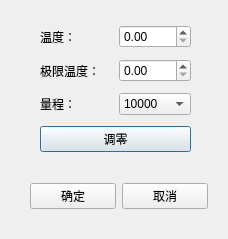
<?xml version="1.0" encoding="UTF-8"?>
<ui version="4.0">
 <class>Dialog</class>
 <widget class="QDialog" name="Dialog">
  <property name="geometry">
   <rect>
    <x>0</x>
    <y>0</y>
    <width>228</width>
    <height>239</height>
   </rect>
  </property>
  <property name="windowTitle">
   <string>检测器FID设定</string>
  </property>
  <widget class="QWidget" name="">
   <property name="geometry">
    <rect>
     <x>40</x>
     <y>20</y>
     <width>151</width>
     <height>137</height>
    </rect>
   </property>
   <layout class="QVBoxLayout" name="verticalLayout">
    <item>
     <layout class="QHBoxLayout" name="horizontalLayout">
      <item>
       <widget class="QLabel" name="label">
        <property name="text">
         <string>温度：</string>
        </property>
       </widget>
      </item>
      <item>
       <widget class="QDoubleSpinBox" name="doubleSpinBox"/>
      </item>
     </layout>
    </item>
    <item>
     <layout class="QHBoxLayout" name="horizontalLayout_2">
      <item>
       <widget class="QLabel" name="label_2">
        <property name="text">
         <string>极限温度：</string>
        </property>
       </widget>
      </item>
      <item>
       <widget class="QDoubleSpinBox" name="doubleSpinBox_2"/>
      </item>
     </layout>
    </item>
    <item>
     <layout class="QHBoxLayout" name="horizontalLayout_3">
      <item>
       <widget class="QLabel" name="label_3">
        <property name="text">
         <string>量程：</string>
        </property>
       </widget>
      </item>
      <item>
       <widget class="QComboBox" name="comboBox">
        <item>
         <property name="text">
          <string>10000</string>
         </property>
        </item>
        <item>
         <property name="text">
          <string>1000</string>
         </property>
        </item>
        <item>
         <property name="text">
          <string>100</string>
         </property>
        </item>
       </widget>
      </item>
     </layout>
    </item>
    <item>
     <widget class="QPushButton" name="pushButton">
      <property name="text">
       <string>调零</string>
      </property>
     </widget>
    </item>
   </layout>
  </widget>
  <widget class="QWidget" name="">
   <property name="geometry">
    <rect>
     <x>30</x>
     <y>180</y>
     <width>178</width>
     <height>32</height>
    </rect>
   </property>
   <layout class="QHBoxLayout" name="horizontalLayout_4">
    <item>
     <widget class="QPushButton" name="pushButton_2">
      <property name="text">
       <string>确定</string>
      </property>
     </widget>
    </item>
    <item>
     <widget class="QPushButton" name="pushButton_3">
      <property name="text">
       <string>取消</string>
      </property>
     </widget>
    </item>
   </layout>
  </widget>
 </widget>
 <resources/>
 <connections/>
</ui>
